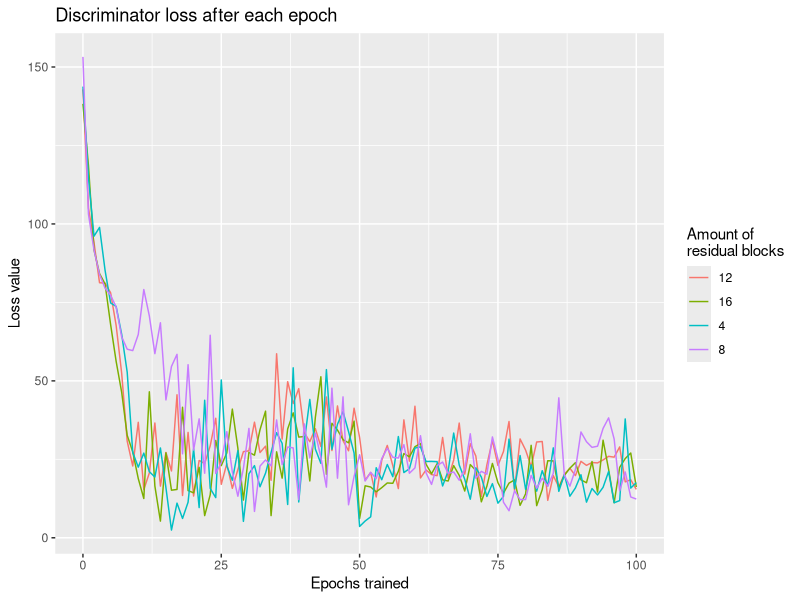
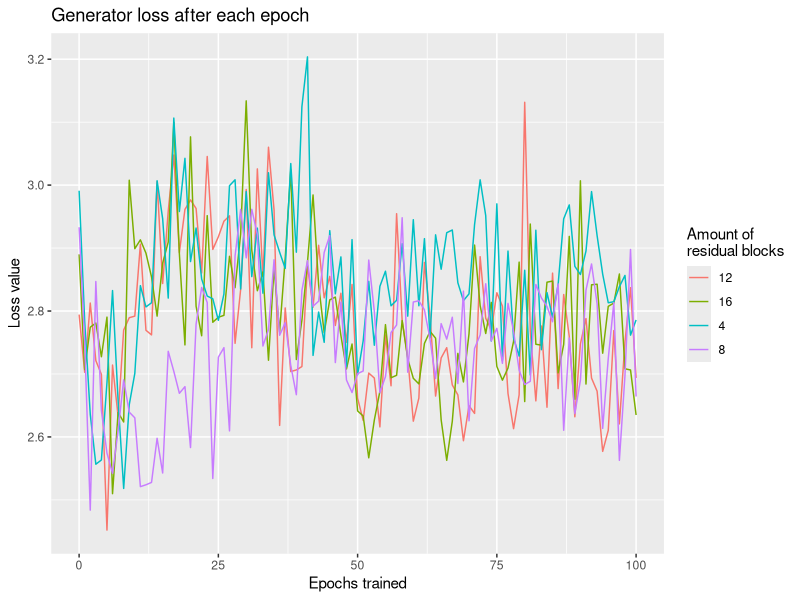
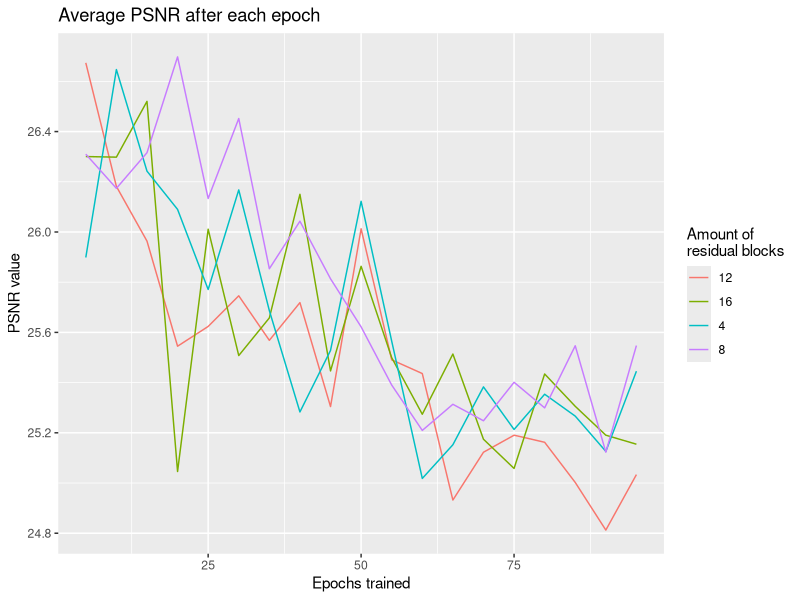
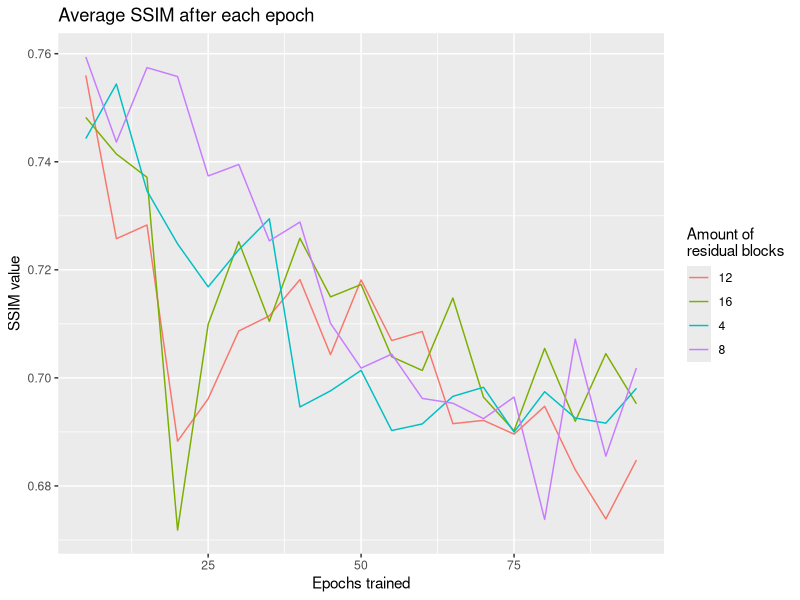

The R script that drew these images, in order:
library(ggplot2)

setwd("/home/u/Documents/university/machine_learning/BeautyFlower/statistics")

## DISCRIMINATORS ##
# Load the models
dis_loss2 = read.csv("model2/disLoss.csv", header = FALSE)
names(dis_loss2) = c("time", "epoch", "loss")
dis_loss2$blocks = "4"
dis_loss3 = read.csv("model3/disLoss.csv", header = FALSE)
names(dis_loss3) = c("time", "epoch", "loss")
dis_loss3$blocks = "8"
dis_loss4 = read.csv("model4/disLoss.csv", header = FALSE)
names(dis_loss4) = c("time", "epoch", "loss")
dis_loss4$blocks = "12"
dis_loss5 = read.csv("model5/disLoss.csv", header = FALSE)
names(dis_loss5) = c("time", "epoch", "loss")
dis_loss5$blocks = "16"

# Row bind
total_dis_loss = rbind(dis_loss2, dis_loss3, dis_loss4, dis_loss5)
total_dis_loss$blocks = as.factor(total_dis_loss$blocks)

# Make plot
ggplot(total_dis_loss , aes(epoch, loss , colour=blocks , group=blocks)) + geom_line() +
  labs(title="Discriminator loss after each epoch",
       x ="Epochs trained", y = "Loss value", color='Amount of \nresidual blocks')

## GENERATORS ##
gen_loss2 = read.csv("model2/genLoss.csv", header = FALSE)
names(gen_loss2) = c("time", "epoch", "loss")
gen_loss2$blocks = "4"
gen_loss3 = read.csv("model3/genLoss.csv", header = FALSE)
names(gen_loss3) = c("time", "epoch", "loss")
gen_loss3$blocks = "8"
gen_loss4 = read.csv("model4/genLoss.csv", header = FALSE)
names(gen_loss4) = c("time", "epoch", "loss")
gen_loss4$blocks = "12"
gen_loss5 = read.csv("model5/genLoss.csv", header = FALSE)
names(gen_loss5) = c("time", "epoch", "loss")
gen_loss5$blocks = "16"

# Row bind
total_gen_loss = rbind(gen_loss2, gen_loss3, gen_loss4, gen_loss5)
total_gen_loss$blocks = as.factor(total_gen_loss$blocks)

# Make plot
ggplot(total_gen_loss , aes(epoch, loss , colour=blocks , group=blocks)) + geom_line() +
  labs(title="Generator loss after each epoch",
       x ="Epochs trained", y = "Loss value", color='Amount of \nresidual blocks')

## PSNR VALUES ##
# Read values
psnr2 = read.csv("model2/psnr.csv", header = FALSE)
psnr2$epoch = psnr2$V1
psnr2$average = apply(psnr2[,2:21], 1, mean)
psnr2$blocks = "4"
psnr3 = read.csv("model3/psnr.csv", header = FALSE)
psnr3$epoch = psnr3$V1
psnr3$average = apply(psnr3[,2:21], 1, mean)
psnr3$blocks = "8"
psnr4 = read.csv("model4/psnr.csv", header = FALSE)
psnr4$epoch = psnr4$V1
psnr4$average = apply(psnr4[,2:21], 1, mean)
psnr4$blocks = "12"
psnr5 = read.csv("model5/psnr.csv", header = FALSE)
psnr5$epoch = psnr5$V1
psnr5$average = apply(psnr5[,2:21], 1, mean)
psnr5$blocks = "16"

# Stack data
total_psnr = rbind(psnr2, psnr3, psnr4, psnr5)
total_psnr$blocks = as.factor(total_psnr$blocks)

# Make plot
ggplot(total_psnr , aes(epoch, average , colour=blocks , group=blocks)) + geom_line() +
  labs(title="Average PSNR after each epoch",
       x ="Epochs trained", y = "PSNR value", color='Amount of \nresidual blocks')

## SSIM VALUES ##
# Read values
ssim2 = read.csv("model2/ssim.csv", header = FALSE)
ssim2$epoch = ssim2$V1
ssim2$average = apply(ssim2[,2:21], 1, mean)
ssim2$blocks = "4"
ssim3 = read.csv("model3/ssim.csv", header = FALSE)
ssim3$epoch = ssim3$V1
ssim3$average = apply(ssim3[,2:21], 1, mean)
ssim3$blocks = "8"
ssim4 = read.csv("model4/ssim.csv", header = FALSE)
ssim4$epoch = ssim4$V1
ssim4$average = apply(ssim4[,2:21], 1, mean)
ssim4$blocks = "12"
ssim5 = read.csv("model5/ssim.csv", header = FALSE)
ssim5$epoch = ssim5$V1
ssim5$average = apply(ssim5[,2:21], 1, mean)
ssim5$blocks = "16"

# Stack data
total_ssim = rbind(ssim2, ssim3, ssim4, ssim5)
total_ssim$blocks = as.factor(total_ssim$blocks)

# Make plot
ggplot(total_ssim , aes(epoch, average , colour=blocks , group=blocks)) + geom_line() +
  labs(title="Average SSIM after each epoch",
       x ="Epochs trained", y = "SSIM value", color='Amount of \nresidual blocks')
